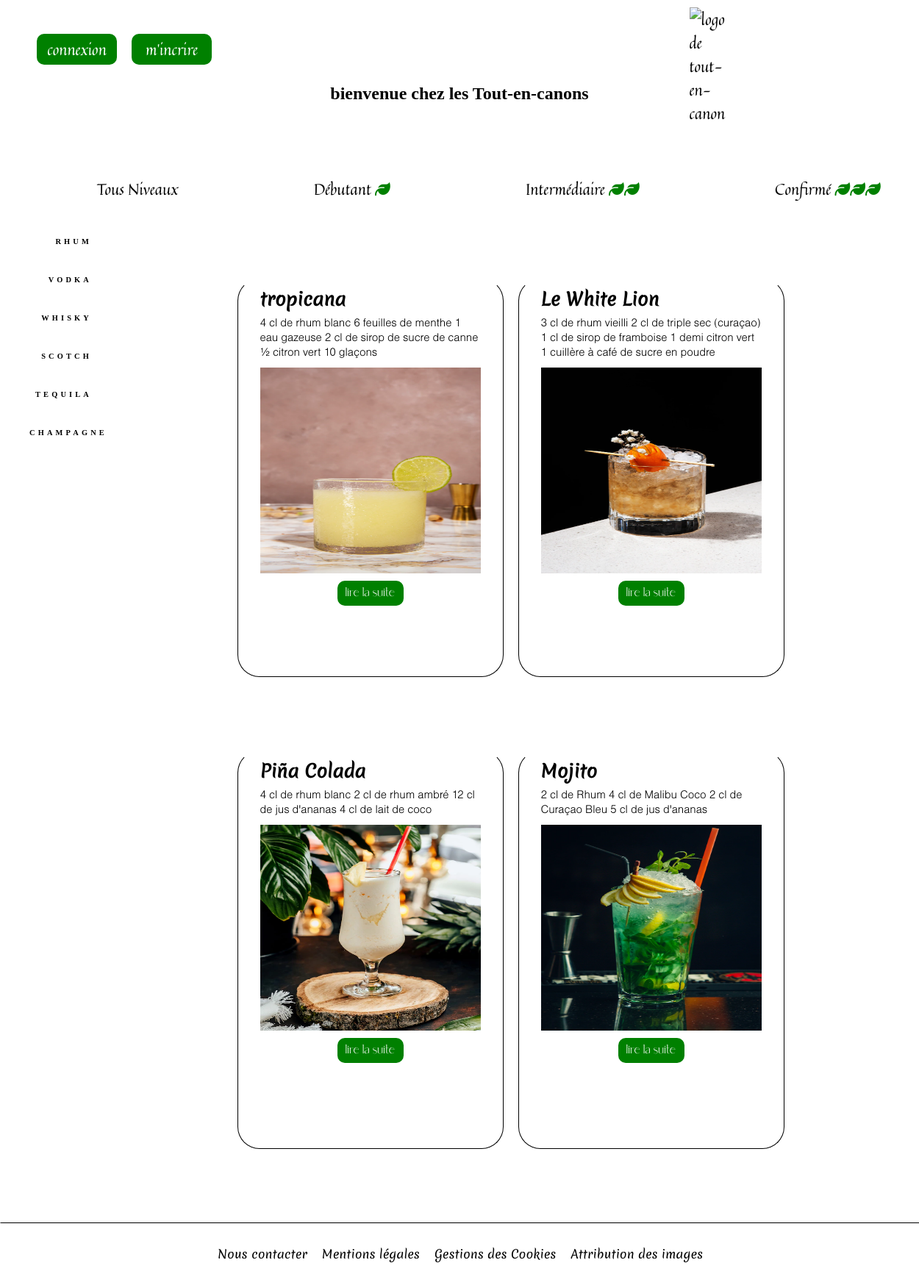
/index.php?action=TrieRecette&oh=Rhum, run on the app's committed database.
### tables this page shows
CREATE TABLE `recette` (
  `ID` int(255) NOT NULL,
  `Ingredients` longtext NOT NULL,
  `nomrecette` text NOT NULL,
  `Recette` longtext NOT NULL,
  `IDUtilisateur` int(255) NOT NULL,
  `Images` text NOT NULL,
  `difficulte` int(1) NOT NULL,
  `couleur` text NOT NULL
);

### Controller/Frontend/Controller.php (called while the page is built, shortened)
<?php
function TrieRecette()
{
    require('Model/Frontend/Recette.php');
    $ICTrieRecette = new Recette();
    $DataTrieRecette = $ICTrieRecette->TrieRecette();
    require('View/Frontend/TrieRecette.php');
}
?>

### Model/Frontend/Recette.php (called while the page is built, shortened)
<?php
class Recette
{
    public function TrieRecette()
    {
        require('Connexion.php');
        if($_GET['oh']=="Rhum"){
            $alcool="Rhum";
        }
        $reponse = $bdd->prepare("SELECT * FROM recette WHERE Ingredients LIKE '%$alcool%'");
        $reponse->execute();
       $data = $reponse->fetchAll();
                return $data;
    }
}
?>

### View/Frontend/TrieRecette.php (the view, shortened to what this page needs)
<aside class="MenuFiltreAlcool">
      <nav class="nav" >
        <ul>
          <li><a class="oh" href="index.php?action=TrieRecette&oh=Rhum">Rhum</a></li>
          <li><a class="oh" href="index.php?action=TrieRecette&oh=Vodka">Vodka</a></li>
          <li><a class="oh" href="index.php?action=TrieRecette&oh=Whisky">Whisky </a></li>
          <li><a class="oh" href="index.php?action=TrieRecette&oh=Scotch">Scotch</a></li>
          <li><a class="oh" href="index.php?action=TrieRecette&oh=Tequila">Tequila</a></li>
          <li><a class="oh" href="index.php?action=TrieRecette&oh=Champagne">Champagne</a></li>
        </ul>
      </nav>
    </aside>
<section id="Pages">
  <?php  foreach ($DataTrieRecette as $donnees) : ?>
    <article class="EspaceRecettes">
      <div class='TitreCocktail'>
        <h2><?php echo $donnees['nomrecette']?></h2>
      </div>
      <div class="Recette">
      <?php echo $donnees['Ingredients']?> <br>
        <img src="<?php echo $donnees['Images']?>" alt="IllustrationCoktail" class="IllustrationCoktail">
      </div>
      <?php $identite=$donnees['ID']?>
        <div class="Suite"><a class="SuiteLien" href="index.php?action=PageRecette&id=<?php echo "$identite"?>">lire la suite</a>
        </div>
    </article>
  <?php endforeach; ?>
</section>
<?php require('Template.php'); ?>

### style.css (style rules this page uses)
html, body { margin: 0; padding: 0; width: 100%; height: 100%; }
ul { list-style:none; }
li { margin: auto; }
.MenuFiltreAlcool { position: fixed; width: 10%; height: 40vh; font-size: 0.65em; }
.nav { position: relative; text-align: right; top: 50%; transform: translateY(-50%); font-weight: bold; }
.nav ul { list-style: none; flex-direction: column; }
.nav li { position: relative; margin: 0px; }
.nav a { line-height: 5em; text-transform: uppercase; text-decoration: none; letter-spacing: 0.4em; color: black; display: block; }
.nav a { position: relative; }
img.IllustrationCoktail { display: flex; width: 300px; margin-top: 10px; max-height: 280px; }
.EspaceRecettes { display: block; height: 480px; width: 300px; margin: 10px; padding: 30px; border-width: 1px; border-style: solid; border-color: black; margin-top: 90px; overflow: scroll; border-radius: 30px; border-top-color: white; }
.TitreCocktail { font-family: "Merienda-Regular"; margin-top: -40px; z-index: 1000; display: block; position: absolute; width: 300px; align-content: center; }
.SuiteLien { text-align: center; display: block; margin:auto; font-family: "Saudagar"; text-decoration: none; color: white; background-color:green; width:80px; border-radius:10px; padding:5px; margin-top: 10px; }
.Recette { font-family: arial; margin-top: 20px; }
section#Pages { display: flex; flex-wrap: wrap; margin-left: 25%; }

### data on the page
recette: nomrecette "tropicana", Ingredients "4 cl de rhum blanc 6 feuilles de menthe 1 eau gazeuse 2 cl de sirop de sucre de canne ½ citron vert 10 glaçons", Images (picture)
recette: nomrecette "Le White Lion", Ingredients "3 cl de rhum vieilli 2 cl de triple sec (curaçao) 1 cl de sirop de framboise 1 demi citron vert 1 cuillère à café de sucre en poudre", Images (picture)
recette: nomrecette "Piña Colada", Ingredients "4 cl de rhum blanc 2 cl de rhum ambré 12 cl de jus d'ananas 4 cl de lait de coco", Images (picture)
recette: nomrecette "Mojito", Ingredients "2 cl de Rhum 4 cl de Malibu Coco 2 cl de Curaçao Bleu 5 cl de jus d'ananas", Images (picture)
